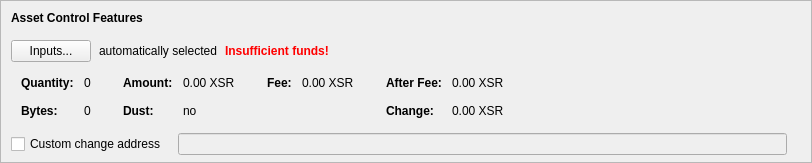
      <widget class="QFrame" name="frameAssetControl">
       <property name="sizePolicy">
        <sizepolicy hsizetype="Expanding" vsizetype="Fixed">
         <horstretch>0</horstretch>
         <verstretch>0</verstretch>
        </sizepolicy>
       </property>
       <property name="maximumSize">
        <size>
         <width>16777215</width>
         <height>16777215</height>
        </size>
       </property>
       <property name="frameShape">
        <enum>QFrame::StyledPanel</enum>
       </property>
       <property name="frameShadow">
        <enum>QFrame::Sunken</enum>
       </property>
       <layout class="QVBoxLayout" name="verticalLayoutAssetControl2">
        <property name="spacing">
         <number>0</number>
        </property>
        <property name="leftMargin">
         <number>0</number>
        </property>
        <property name="topMargin">
         <number>0</number>
        </property>
        <property name="rightMargin">
         <number>0</number>
        </property>
        <property name="bottomMargin">
         <number>6</number>
        </property>
        <item>
         <layout class="QVBoxLayout" name="verticalLayoutAssetControl" stretch="0,0,0,0,1">
          <property name="spacing">
           <number>0</number>
          </property>
          <property name="leftMargin">
           <number>10</number>
          </property>
          <property name="topMargin">
           <number>10</number>
          </property>
          <item>
           <layout class="QHBoxLayout" name="horizontalLayoutAssetControl1">
            <property name="bottomMargin">
             <number>15</number>
            </property>
            <item>
             <widget class="QLabel" name="labelAssetControlFeatures">
              <property name="sizePolicy">
               <sizepolicy hsizetype="Preferred" vsizetype="Maximum">
                <horstretch>0</horstretch>
                <verstretch>0</verstretch>
               </sizepolicy>
              </property>
              <property name="font">
               <font>
                <weight>75</weight>
                <bold>true</bold>
               </font>
              </property>
              <property name="styleSheet">
               <string notr="true">font-weight:bold;</string>
              </property>
              <property name="text">
               <string>Asset Control Features</string>
              </property>
             </widget>
            </item>
           </layout>
          </item>
          <item>
           <layout class="QHBoxLayout" name="horizontalLayoutAssetControl2" stretch="0,0,0,0">
            <property name="spacing">
             <number>8</number>
            </property>
            <property name="bottomMargin">
             <number>10</number>
            </property>
            <item>
             <widget class="QPushButton" name="pushButtonAssetControl">
              <property name="styleSheet">
               <string notr="true"/>
              </property>
              <property name="text">
               <string>Inputs...</string>
              </property>
              <property name="autoDefault">
               <bool>false</bool>
              </property>
             </widget>
            </item>
            <item>
             <widget class="QLabel" name="labelAssetControlAutomaticallySelected">
              <property name="text">
               <string>automatically selected</string>
              </property>
              <property name="margin">
               <number>5</number>
              </property>
             </widget>
            </item>
            <item>
             <widget class="QLabel" name="labelAssetControlInsuffFunds">
              <property name="font">
               <font>
                <weight>75</weight>
                <bold>true</bold>
               </font>
              </property>
              <property name="styleSheet">
               <string notr="true">color:red;font-weight:bold;</string>
              </property>
              <property name="text">
               <string>Insufficient funds!</string>
              </property>
              <property name="margin">
               <number>5</number>
              </property>
             </widget>
            </item>
            <item>
             <spacer name="horizontalSpacerAssetControl">
              <property name="orientation">
               <enum>Qt::Horizontal</enum>
              </property>
              <property name="sizeHint" stdset="0">
               <size>
                <width>40</width>
                <height>1</height>
               </size>
              </property>
             </spacer>
            </item>
           </layout>
          </item>
          <item>
           <widget class="QWidget" name="widgetAssetControl" native="true">
            <property name="sizePolicy">
             <sizepolicy hsizetype="Preferred" vsizetype="Preferred">
              <horstretch>0</horstretch>
              <verstretch>0</verstretch>
             </sizepolicy>
            </property>
            <property name="minimumSize">
             <size>
              <width>0</width>
              <height>0</height>
             </size>
            </property>
            <property name="styleSheet">
             <string notr="true"/>
            </property>
            <layout class="QHBoxLayout" name="horizontalLayoutAssetControl5">
             <property name="leftMargin">
              <number>0</number>
             </property>
             <property name="topMargin">
              <number>0</number>
             </property>
             <property name="rightMargin">
              <number>0</number>
             </property>
             <property name="bottomMargin">
              <number>0</number>
             </property>
             <item>
              <layout class="QHBoxLayout" name="horizontalLayoutAssetControl3" stretch="0,0,0,1">
               <property name="spacing">
                <number>20</number>
               </property>
               <property name="topMargin">
                <number>0</number>
               </property>
               <property name="bottomMargin">
                <number>10</number>
               </property>
               <item>
                <layout class="QFormLayout" name="formLayoutAssetControl1">
                 <property name="horizontalSpacing">
                  <number>10</number>
                 </property>
                 <property name="verticalSpacing">
                  <number>14</number>
                 </property>
                 <property name="leftMargin">
                  <number>10</number>
                 </property>
                 <property name="topMargin">
                  <number>4</number>
                 </property>
                 <property name="rightMargin">
                  <number>6</number>
                 </property>
                 <item row="0" column="0">
                  <widget class="QLabel" name="labelAssetControlQuantityText">
                   <property name="font">
                    <font>
                     <weight>75</weight>
                     <bold>true</bold>
                    </font>
                   </property>
                   <property name="text">
                    <string>Quantity:</string>
                   </property>
                   <property name="margin">
                    <number>0</number>
                   </property>
                  </widget>
                 </item>
                 <item row="0" column="1">
                  <widget class="QLabel" name="labelAssetControlQuantity">
                   <property name="cursor">
                    <cursorShape>IBeamCursor</cursorShape>
                   </property>
                   <property name="contextMenuPolicy">
                    <enum>Qt::ActionsContextMenu</enum>
                   </property>
                   <property name="text">
                    <string notr="true">0</string>
                   </property>
                   <property name="margin">
                    <number>0</number>
                   </property>
                   <property name="textInteractionFlags">
                    <set>Qt::LinksAccessibleByMouse|Qt::TextSelectableByKeyboard|Qt::TextSelectableByMouse</set>
                   </property>
                  </widget>
                 </item>
                 <item row="1" column="0">
                  <widget class="QLabel" name="labelAssetControlBytesText">
                   <property name="font">
                    <font>
                     <weight>75</weight>
                     <bold>true</bold>
                    </font>
                   </property>
                   <property name="text">
                    <string>Bytes:</string>
                   </property>
                  </widget>
                 </item>
                 <item row="1" column="1">
                  <widget class="QLabel" name="labelAssetControlBytes">
                   <property name="cursor">
                    <cursorShape>IBeamCursor</cursorShape>
                   </property>
                   <property name="contextMenuPolicy">
                    <enum>Qt::ActionsContextMenu</enum>
                   </property>
                   <property name="text">
                    <string notr="true">0</string>
                   </property>
                   <property name="textInteractionFlags">
                    <set>Qt::LinksAccessibleByMouse|Qt::TextSelectableByKeyboard|Qt::TextSelectableByMouse</set>
                   </property>
                  </widget>
                 </item>
                </layout>
               </item>
               <item>
                <layout class="QFormLayout" name="formLayoutAssetControl2">
                 <property name="horizontalSpacing">
                  <number>10</number>
                 </property>
                 <property name="verticalSpacing">
                  <number>14</number>
                 </property>
                 <property name="leftMargin">
                  <number>6</number>
                 </property>
                 <property name="topMargin">
                  <number>4</number>
                 </property>
                 <property name="rightMargin">
                  <number>6</number>
                 </property>
                 <item row="0" column="0">
                  <widget class="QLabel" name="labelAssetControlAmountText">
                   <property name="font">
                    <font>
                     <weight>75</weight>
                     <bold>true</bold>
                    </font>
                   </property>
                   <property name="text">
                    <string>Amount:</string>
                   </property>
                   <property name="margin">
                    <number>0</number>
                   </property>
                  </widget>
                 </item>
                 <item row="0" column="1">
                  <widget class="QLabel" name="labelAssetControlAmount">
                   <property name="cursor">
                    <cursorShape>IBeamCursor</cursorShape>
                   </property>
                   <property name="contextMenuPolicy">
                    <enum>Qt::ActionsContextMenu</enum>
                   </property>
                   <property name="text">
                    <string notr="true">0.00 XSR</string>
                   </property>
                   <property name="textInteractionFlags">
                    <set>Qt::LinksAccessibleByMouse|Qt::TextSelectableByKeyboard|Qt::TextSelectableByMouse</set>
                   </property>
                  </widget>
                 </item>
                 <item row="1" column="0">
                  <widget class="QLabel" name="labelAssetControlLowOutputText">
                   <property name="font">
                    <font>
                     <weight>75</weight>
                     <bold>true</bold>
                    </font>
                   </property>
                   <property name="text">
                    <string>Dust:</string>
                   </property>
                  </widget>
                 </item>
                 <item row="1" column="1">
                  <widget class="QLabel" name="labelAssetControlLowOutput">
                   <property name="cursor">
                    <cursorShape>IBeamCursor</cursorShape>
                   </property>
                   <property name="contextMenuPolicy">
                    <enum>Qt::ActionsContextMenu</enum>
                   </property>
                   <property name="text">
                    <string notr="true">no</string>
                   </property>
                   <property name="textInteractionFlags">
                    <set>Qt::LinksAccessibleByMouse|Qt::TextSelectableByKeyboard|Qt::TextSelectableByMouse</set>
                   </property>
                  </widget>
                 </item>
                </layout>
               </item>
               <item>
                <layout class="QFormLayout" name="formLayoutAssetControl3">
                 <property name="horizontalSpacing">
                  <number>10</number>
                 </property>
                 <property name="verticalSpacing">
                  <number>14</number>
                 </property>
                 <property name="leftMargin">
                  <number>6</number>
                 </property>
                 <property name="topMargin">
                  <number>4</number>
                 </property>
                 <property name="rightMargin">
                  <number>6</number>
                 </property>
                 <item row="0" column="0">
                  <widget class="QLabel" name="labelAssetControlFeeText">
                   <property name="font">
                    <font>
                     <weight>75</weight>
                     <bold>true</bold>
                    </font>
                   </property>
                   <property name="text">
                    <string>Fee:</string>
                   </property>
                   <property name="margin">
                    <number>0</number>
                   </property>
                  </widget>
                 </item>
                 <item row="0" column="1">
                  <widget class="QLabel" name="labelAssetControlFee">
                   <property name="cursor">
                    <cursorShape>IBeamCursor</cursorShape>
                   </property>
                   <property name="contextMenuPolicy">
                    <enum>Qt::ActionsContextMenu</enum>
                   </property>
                   <property name="text">
                    <string notr="true">0.00 XSR</string>
                   </property>
                   <property name="textInteractionFlags">
                    <set>Qt::LinksAccessibleByMouse|Qt::TextSelectableByKeyboard|Qt::TextSelectableByMouse</set>
                   </property>
                  </widget>
                 </item>
                </layout>
               </item>
               <item>
                <layout class="QFormLayout" name="formLayoutAssetControl4">
                 <property name="horizontalSpacing">
                  <number>10</number>
                 </property>
                 <property name="verticalSpacing">
                  <number>14</number>
                 </property>
                 <property name="leftMargin">
                  <number>6</number>
                 </property>
                 <property name="topMargin">
                  <number>4</number>
                 </property>
                 <property name="rightMargin">
                  <number>6</number>
                 </property>
                 <item row="0" column="0">
                  <widget class="QLabel" name="labelAssetControlAfterFeeText">
                   <property name="font">
                    <font>
                     <weight>75</weight>
                     <bold>true</bold>
                    </font>
                   </property>
                   <property name="text">
                    <string>After Fee:</string>
                   </property>
                   <property name="margin">
                    <number>0</number>
                   </property>
                  </widget>
                 </item>
                 <item row="0" column="1">
                  <widget class="QLabel" name="labelAssetControlAfterFee">
                   <property name="cursor">
                    <cursorShape>IBeamCursor</cursorShape>
                   </property>
                   <property name="contextMenuPolicy">
                    <enum>Qt::ActionsContextMenu</enum>
                   </property>
                   <property name="text">
                    <string notr="true">0.00 XSR</string>
                   </property>
                   <property name="textInteractionFlags">
                    <set>Qt::LinksAccessibleByMouse|Qt::TextSelectableByKeyboard|Qt::TextSelectableByMouse</set>
                   </property>
                  </widget>
                 </item>
                 <item row="1" column="0">
                  <widget class="QLabel" name="labelAssetControlChangeText">
                   <property name="font">
                    <font>
                     <weight>75</weight>
                     <bold>true</bold>
                    </font>
                   </property>
                   <property name="text">
                    <string>Change:</string>
                   </property>
                  </widget>
                 </item>
                 <item row="1" column="1">
                  <widget class="QLabel" name="labelAssetControlChange">
                   <property name="cursor">
                    <cursorShape>IBeamCursor</cursorShape>
                   </property>
                   <property name="contextMenuPolicy">
                    <enum>Qt::ActionsContextMenu</enum>
                   </property>
                   <property name="text">
                    <string notr="true">0.00 XSR</string>
                   </property>
                   <property name="textInteractionFlags">
                    <set>Qt::LinksAccessibleByMouse|Qt::TextSelectableByKeyboard|Qt::TextSelectableByMouse</set>
                   </property>
                  </widget>
                 </item>
                </layout>
               </item>
              </layout>
             </item>
            </layout>
           </widget>
          </item>
          <item>
           <layout class="QHBoxLayout" name="horizontalLayoutAssetControl4" stretch="0,0,0">
            <property name="spacing">
             <number>12</number>
            </property>
            <property name="sizeConstraint">
             <enum>QLayout::SetDefaultConstraint</enum>
            </property>
            <property name="topMargin">
             <number>5</number>
            </property>
            <property name="rightMargin">
             <number>5</number>
            </property>
            <item>
             <widget class="QCheckBox" name="checkBoxAssetControlChange">
              <property name="toolTip">
               <string>If this is activated, but the change address is empty or invalid, change will be sent to a newly generated address.</string>
              </property>
              <property name="text">
               <string>Custom change address</string>
              </property>
             </widget>
            </item>
            <item>
             <widget class="QValidatedLineEdit" name="lineEditAssetControlChange">
              <property name="enabled">
               <bool>false</bool>
              </property>
              <property name="sizePolicy">
               <sizepolicy hsizetype="Expanding" vsizetype="Fixed">
                <horstretch>0</horstretch>
                <verstretch>0</verstretch>
               </sizepolicy>
              </property>
             </widget>
            </item>
            <item>
             <widget class="QLabel" name="labelAssetControlChangeLabel">
              <property name="sizePolicy">
               <sizepolicy hsizetype="Preferred" vsizetype="Expanding">
                <horstretch>0</horstretch>
                <verstretch>0</verstretch>
               </sizepolicy>
              </property>
              <property name="minimumSize">
               <size>
                <width>0</width>
                <height>0</height>
               </size>
              </property>
              <property name="text">
               <string/>
              </property>
              <property name="margin">
               <number>3</number>
              </property>
             </widget>
            </item>
           </layout>
          </item>
          <item>
           <spacer name="verticalSpacerAssetControl">
            <property name="orientation">
             <enum>Qt::Vertical</enum>
            </property>
            <property name="sizeHint" stdset="0">
             <size>
              <width>800</width>
              <height>1</height>
             </size>
            </property>
           </spacer>
          </item>
         </layout>
        </item>
       </layout>
      </widget>
